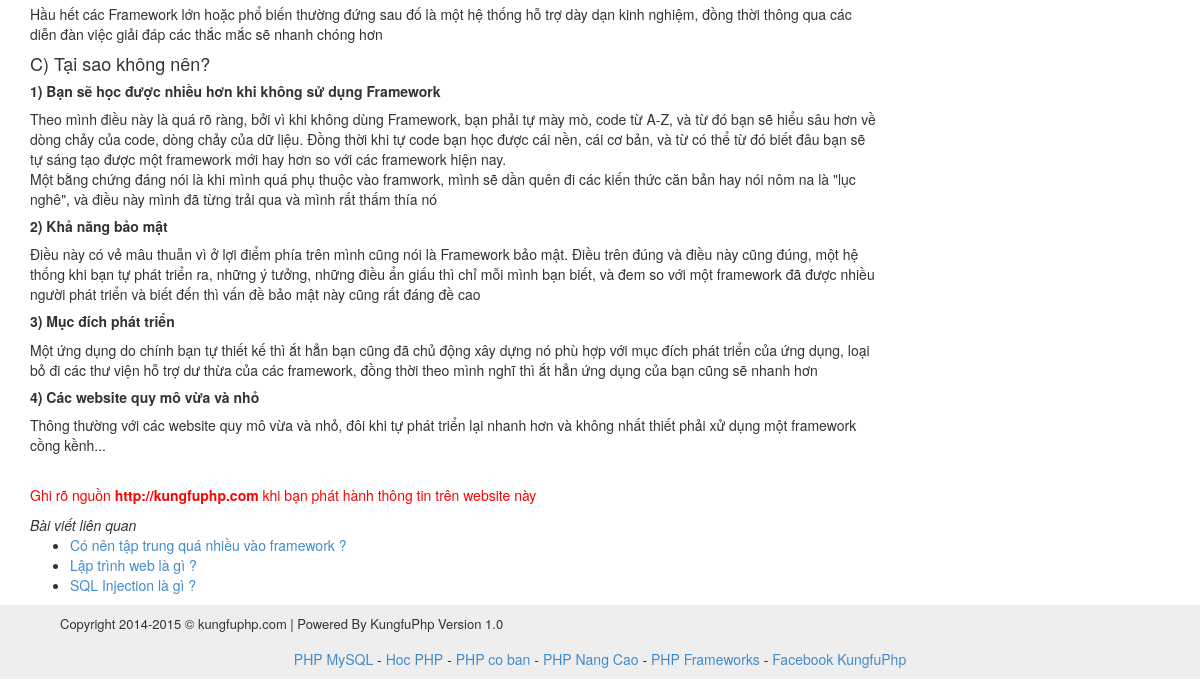
The app's page /chi-tiet-blog.php (lower part), older data.
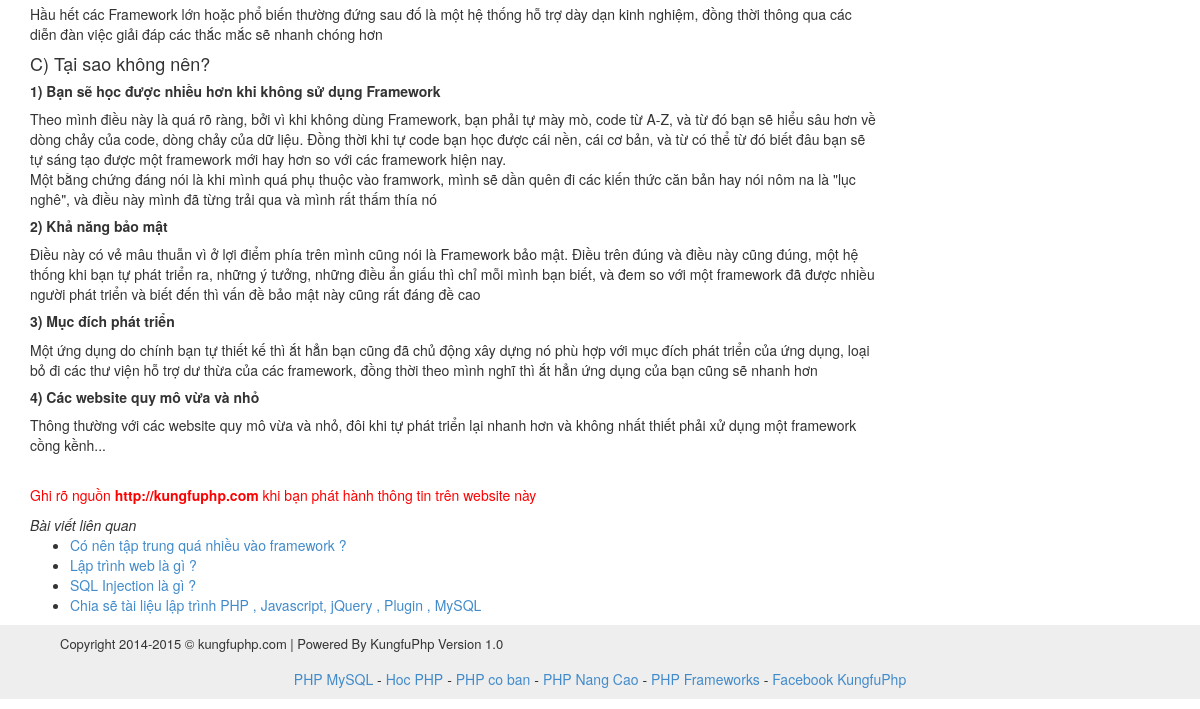
The same page, newer data.
### tables this page shows
CREATE TABLE IF NOT EXISTS `thread` (
  `thread_id` int(11) NOT NULL AUTO_INCREMENT,
  `cat_id` int(11) NOT NULL,
  `title` text NOT NULL,
  `title_op` text NOT NULL,
  `short_content` text NOT NULL,
  `content` text NOT NULL,
  `inp_user` varchar(50) NOT NULL,
  `upd_user` varchar(50) NOT NULL,
  `inp_date` datetime NOT NULL,
  `upd_date` datetime NOT NULL,
  PRIMARY KEY (`thread_id`)
);

### class/class_rewrite_link.php (called while the page is built)
<?php
class rewrite_link{
	function slug($string, $spaceRepl = "-") {
	  $string = str_replace("&", "and", $string);
	  $string = preg_replace("/[^a-zA-Z0-9 _-]/", "", $string);
	  $string = strtolower($string);
	  $string = preg_replace("/[ ]+/", " ", $string);
	  $string = str_replace(" ", $spaceRepl, $string);
	  return $string;
	}
}

### chi-tiet-blog.php (the view, shortened to what this page needs)
<?php
include("lib/connection.php");
require_once 'class/class_rewrite_link.php';
$id = 1;
$sql = "SELECT * FROM thread  WHERE thread_id=$id";
$query = mysqli_query($conn,$sql);
$data = mysqli_fetch_array($query);
?>
<?php include 'inc/top.php';?>
    <div class="row">
        <div class="col-sm-9">
  			<div class="bs-example">
  				<div class="blog-post">
            <?php
              echo $data["content"];
            ?>
            <br />
            <p><font color="red">Ghi rõ nguồn <b>http://kungfuphp.com</b> khi bạn phát hành thông tin trên website này</font></p>
            <em>Bài viết liên quan</em>
            <?php
              $sql = "SELECT * FROM thread  WHERE cat_id=3";
              $query = mysqli_query($conn,$sql);
            ?>
            <ul>
              <?php
              $rewrite_link = new rewrite_link();
              while ($data = mysqli_fetch_array($query)) {
                $id_blog = $data['thread_id'];
                $title = $data['title'];
                $title_op =  $rewrite_link->slug($data['title_op']);
                $domain = $_SERVER['SERVER_NAME'];
                echo "<li><a href='http://$domain/$title_op-$id_blog.html'>$title</a></li>";
              }
              ?>
            </ul>
          </div>
  			</div>
        </div>
      </div>
   </div>
  <?php include 'inc/footer.php';?>

### inc/top.php (shortened to what this page needs)
<!DOCTYPE html>
<html lang="en">
  <head>
    <link href="http://<?php echo ROOT; ?>/bootstrap/css/bootstrap.min.css" rel="stylesheet">
  </head>
  <body>
  <div class="container">

### inc/footer.php (shortened to what this page needs)
<div class="jumbotron h-about">
   			<p style="padding-left:50px;font-size:13px;">Copyright 2014-2015 © kungfuphp.com | Powered By KungfuPhp Version 1.0</p>
   			<div align="center">
		    	<a title="Hoc PHP Mysql Jquery" href="http://www.kungfuphp.com"> PHP MySQL</a> -
				<a title="Hoc PHP" href="http://www.kungfuphp.com"> Hoc PHP</a> -
				<a title="PHP Co ban" href="http://www.kungfuphp.com"> PHP co ban</a> -
				<a title="PHP Nang Cao" href="http://www.kungfuphp.com">PHP Nang Cao</a> -
				<a title="Laravel Framework" href="http://www.kungfuphp.com"> PHP Frameworks</a> -
				<a target="_blank" title="Fabook kungfuphp" href="http://facebook.com/laptrinhkungfu">Facebook KungfuPhp</a>
			</div>
   </div>
    <link href="http://<?php echo ROOT; ?>/bootstrap/css/common.css" rel="stylesheet">
  </body>
</html>

Row changes from the older to the newer data that the page shows:
added thread: title "Chia sẽ tài liệu lập trình PHP , Javascript, jQuery , Plugin , MySQL"
